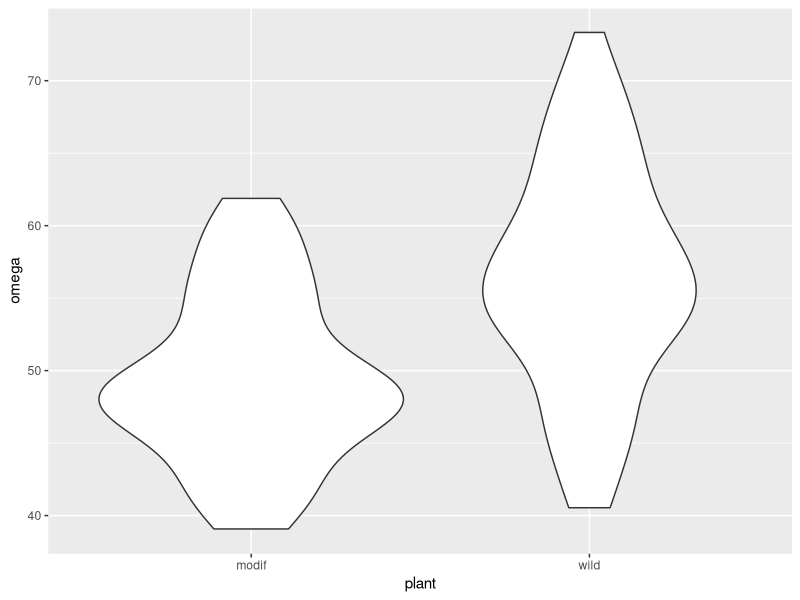
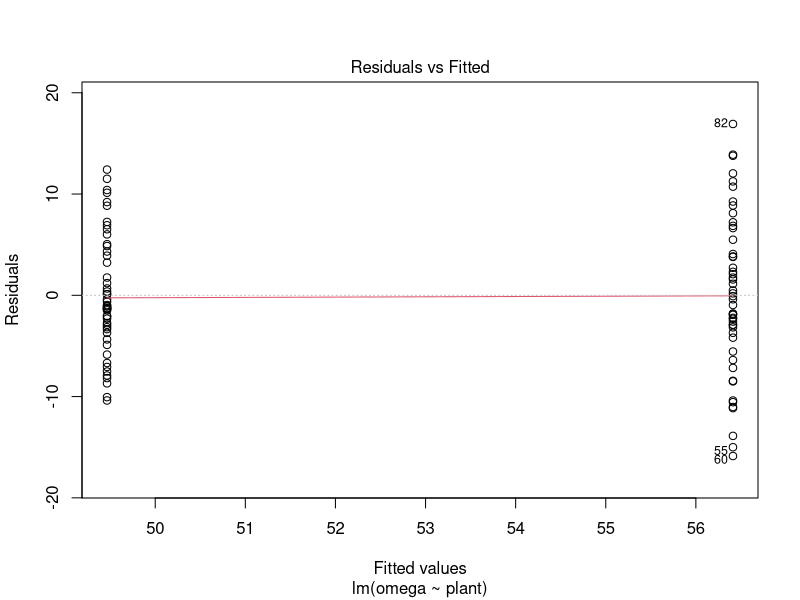
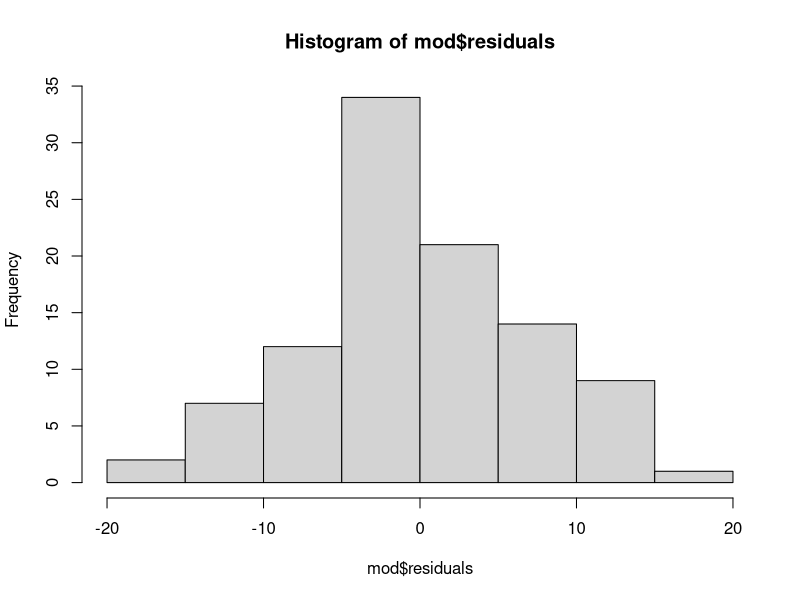
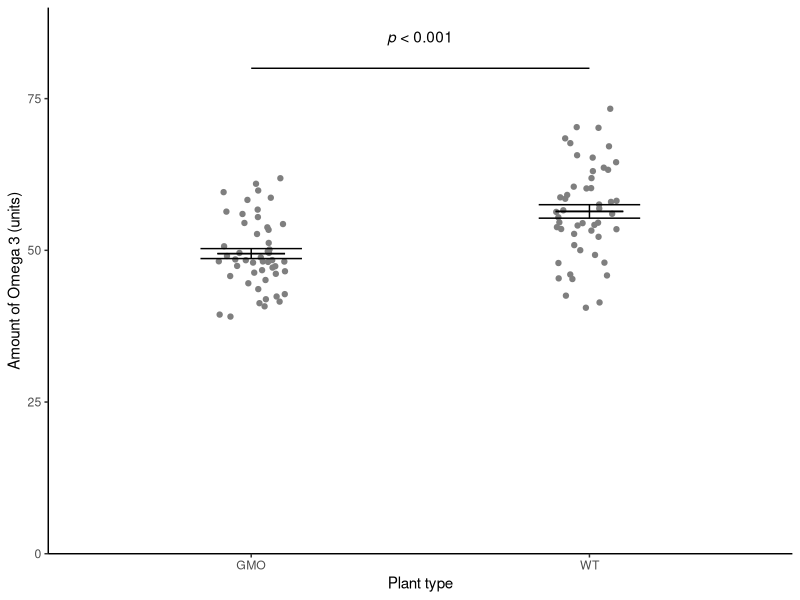

The R source for these figures, in order:
## ---- chunk 1
#| code-fold: false
library(tidyverse)
## ---- chunk 2
#| output: false

csativa  <-  read_table("data-raw/csativa.txt")
str(csativa)

# First realise that this is a two sample test. You have two independent samples
#  - there are a total of 100 different plants and the values in one 
#  group have no relationship to the values in the other.
## ---- chunk 3
#| output: false

# create a rough plot of the data  
ggplot(data = csativa, aes(x = plant, y = omega)) +
  geom_violin()
# note the modified plants seem to have lower omega!
## ---- chunk 4
#| output: false

# create a summary of the data
csativa_summary <- csativa %>%
  group_by(plant) %>%
  summarise(mean = mean(omega),
            std = sd(omega),
            n = length(omega),
            se = std/sqrt(n))
## ---- chunk 5
#| output: false

# The data seem to be continuous so it is likely that a parametric test will be fine
# we will check the other assumptions after we have run the lm

# build the statistical model
mod <- lm(data = csativa, omega ~ plant)


# examine it
summary(mod)
# So there is a significant difference but you need to make sure you know the direction!
# Wild plants have a significantly higher omega 3 content (mean +/- s.e =  56.41 +/- 1.11) 
# than modified plants (49.46 +/- 0.82)(t = 5.03; d.f. = 98; p < 0.0001).
## ---- chunk 6
#| output: false

# let's check the assumptions
plot(mod, which = 1) 
# we're looking for the variance in the residuals to be the same in both groups.
# This looks OK. Maybe a bit higher in the wild plants (with the higher mean)
 
hist(mod$residuals)
shapiro.test(mod$residuals)
# On balance the use of lm() is probably justifiable  The variance isn't quite equal 
# and the histogram looks a bit off normal but the normality test is NS and the 
# effect (in the figure) is clear.
## ---- chunk 7
#| output: false

# A figure 
fig1 <- ggplot() +
  geom_point(data = csativa, aes(x = plant, y = omega),
             position = position_jitter(width = 0.1, height = 0),
             colour = "gray50") +
  geom_errorbar(data = csativa_summary, 
                aes(x = plant, ymin = mean - se, ymax = mean + se),
                width = 0.3) +
  geom_errorbar(data = csativa_summary, 
                aes(x = plant, ymin = mean, ymax = mean),
                width = 0.2) +
  scale_x_discrete(name = "Plant type", labels = c("GMO", "WT")) +
  scale_y_continuous(name = "Amount of Omega 3 (units)",
                     expand = c(0, 0),
                     limits = c(0, 90)) +
    annotate("segment", x = 1, xend = 2, 
           y = 80, yend = 80,
           colour = "black") +
  annotate("text", x = 1.5,  y = 85, 
           label = expression(italic(p)~"< 0.001")) +
  theme_classic()

# save figure to figures/csativa.png
ggsave("figures/csativa.png",
       plot = fig1,
       width = 3.5,
       height = 3.5,
       units = "in",
       dpi = 300)

